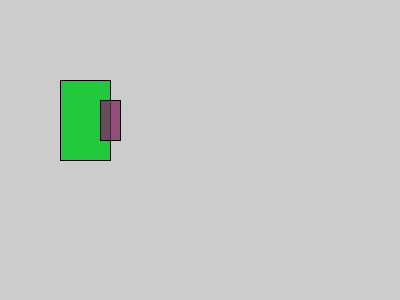
Frame 1 (no input)
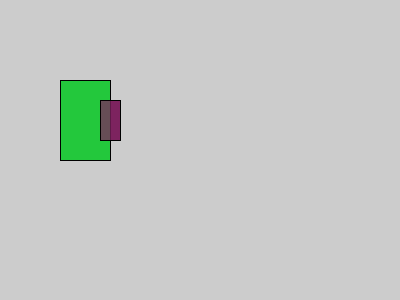
Frame 60 (the mouse pressed at the canvas centre just before this capture)
Frame 120 (the mouse held since frame 60 and released just before this capture): identical to frame 60, image omitted

The Processing sketch that drew these frames (run headless with seeded random() and noise(); from frame 60 on, the mouse is pressed at the canvas centre):

// Processing sketch: sketch_HelloWorld
// ── sketch_HelloWorld.pde

void setup()
{
size(400,300);
}

void draw()
{
  fill(35,200,60);
  rect(60,80,50,80);
  fill(125,35,95,190);
  rect(100,100,20,40);
}
